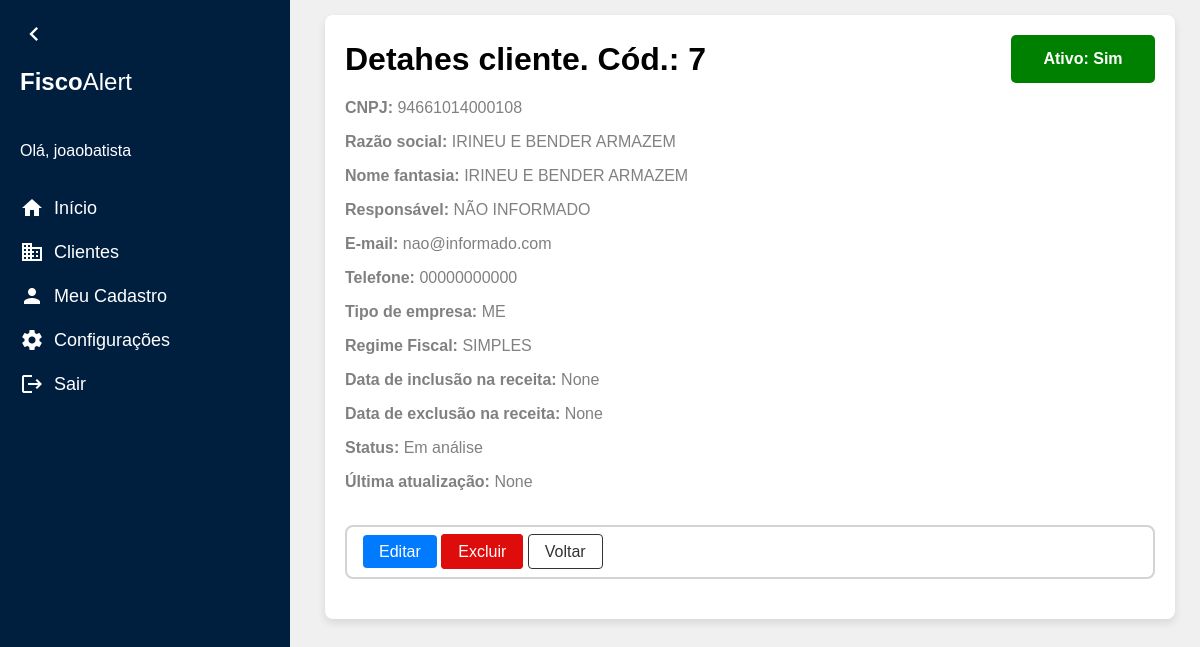
The page /cliente/7/ (signed in) on the database as committed earlier.
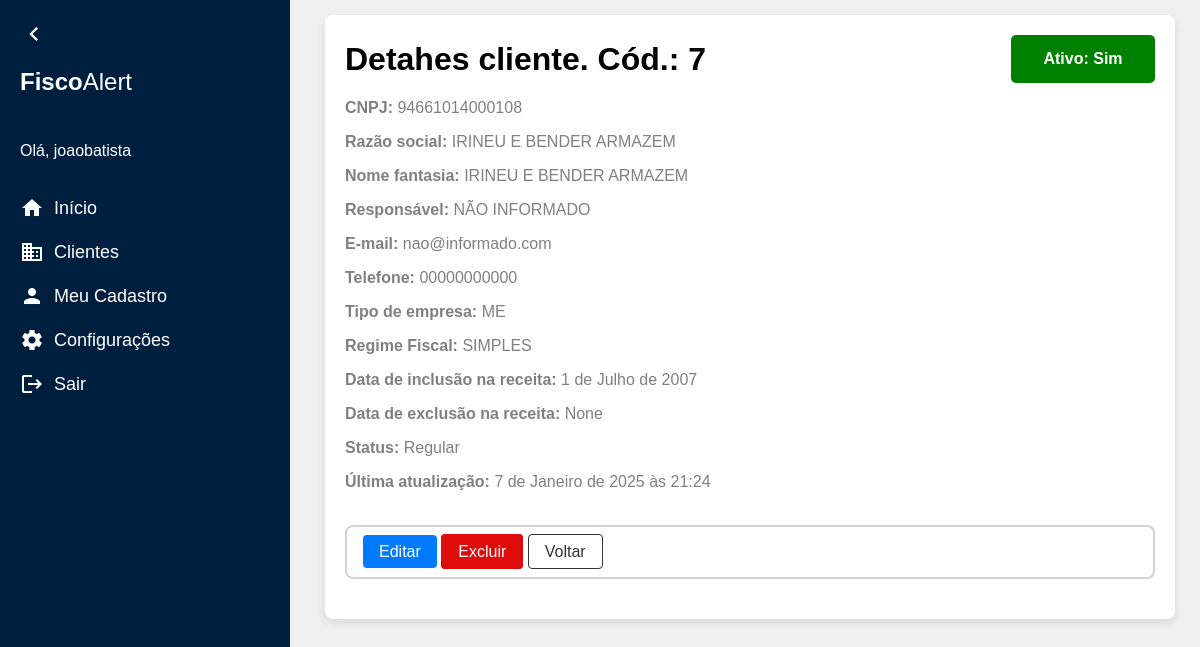
The same page on the database as committed later.
### clientes/models.py (models this page shows, shortened)
class Cliente(models.Model):
    id = models.AutoField(primary_key=True)
    nome_fantasia = models.CharField(max_length=200)
    razao_social = models.CharField(max_length=200)
    cnpj = models.CharField(max_length=14, blank=True, null=True)
    responsavel_tecnico = models.CharField(max_length=50)
    email = models.CharField(max_length=200, blank=True, null=True)
    tipo_empresa = models.ForeignKey(TipoEmpresa, on_delete=models.PROTECT, related_name='tipo_empresa', blank= True, null= True)
    regime_fiscal = models.ForeignKey(RegimeFiscal, on_delete=models.PROTECT, related_name= 'regime_fiscal')
    data_inclusao = models.DateField(blank= True, null= True)
    data_exclusao = models.DateField(blank= True, null= True)
    ultima_atualizacao = models.DateTimeField(blank=True, null=True)
    status = models.CharField(max_length=20, blank= True, null= True)
    telefone = models.CharField(
        max_length=15, blank=True, null=True,
        validators=[
            RegexValidator(
                regex=r'^\d{10,11}$',
                message="O número de telefone deve conter apenas dígitos e ter 10 ou 11 dígitos."
            )
        ]
    )
    ativo = models.BooleanField(default=True)
    escritorio = models.ForeignKey(Escritorio, on_delete=models.PROTECT, related_name='escritorio', blank= True, null= True)

class TipoEmpresa(models.Model):
    id = models.AutoField(primary_key=True)
    nome = models.CharField(max_length=30)
    def __str__(self):
        return self.nome
    class Meta:
        verbose_name = "Tipo Empresa"
        verbose_name_plural = "Tipos Empresa"

class RegimeFiscal(models.Model):
    id = models.AutoField(primary_key=True)
    nome = models.CharField(max_length=30)
    def __str__(self):
        return self.nome
    class Meta:
        verbose_name = "Regime Fiscal"
        verbose_name_plural = "Regimes Fiscais"

### clientes/views.py (the view)
# urls.py: path('cliente/<int:pk>/', ClienteDetailView.as_view(), name = 'cliente_detalhe'),
@method_decorator(login_required, name='dispatch')
class ClienteDetailView(EscritorioRestritoMixin, DetailView):
    model = Cliente
    template_name = 'cliente_detalhe.html'

### clientes/utils.py (called while the page is built)
    def get_queryset(self):
        qs = super().get_queryset()
        escritorio = self.request.user.escritorio
        return qs.filter(escritorio=escritorio)

    def dispatch(self, request, *args, **kwargs):
        if hasattr(self, 'get_object'):
            obj = self.get_object()
            if obj.escritorio != request.user.escritorio:
                raise PermissionDenied("Você não tem permissão para acessar este recurso.")
        return super().dispatch(request, *args, **kwargs)

### configuracoes/context_processors.py (called while the page is built)
def cor_principal(request):
    if request.user.is_authenticated:
        escritorio = request.user.escritorio
        try:
            configuracoes = Configuracoes.objects.get(empresa_config=escritorio)
            cor_principal = configuracoes.cor_principal or "#001f3f"
        except Configuracoes.DoesNotExist:
            cor_principal = "#001f3f"
    else:
        cor_principal = "#001f3f"
    return {
        'cor_principal': cor_principal
    }

### clientes/templates/cliente_detalhe.html (shortened to what this page needs)
{% extends "base.html" %}
{% block content %}
<div class="content">
    <div class="container container-detalhes">
        <div class="detalhes-header">
            <div class="title">Detahes cliente. Cód.: {{ object.id }}</div>
            <div class="{% if object.ativo %}ativo{% else %}inativo{% endif %}">Ativo:
                {% if object.ativo == True %}Sim
                {% else %}Não
                {% endif %}
            </div>
        </div>
        <p><strong>CNPJ: </strong>{{ object.cnpj }}</p>
        <p><strong>Razão social: </strong>{{ object.razao_social }}</p>
        <p><strong>Nome fantasia: </strong>{{ object.nome_fantasia }}</p>
        <p><strong>Responsável: </strong>{{ object.responsavel_tecnico }}</p>
        <p><strong>E-mail: </strong>{{ object.email}}</p>
        <p><strong>Telefone: </strong>{{ object.telefone }}</p>
        <p><strong>Tipo de empresa: </strong>{{ object.tipo_empresa }}</p>
        <p><strong>Regime Fiscal: </strong>{{ object.regime_fiscal }}</p>
        <p><strong>Data de inclusão na receita: </strong>{{ object.data_inclusao }}</p>
        <p><strong>Data de exclusão na receita: </strong>{{ object.data_exclusao }}</p>
        <p><strong>Status: </strong>{{ object.status }}</p>
        <p><strong>Última atualização: </strong>{{ object.ultima_atualizacao }}</p>
        <div class="actions">
            <div class="hub-clientes-detalhe">
                <a href="{% url 'cliente_update' pk=cliente.pk %}" class="botao-primario">Editar</a>
                <a href="{% url 'cliente_delete' pk=cliente.pk %}" class="botao-excluir">Excluir</a>
                <a href="{% url 'clientes' %}" class="botao-secundario">Voltar</a>
            </div>
        </div>
    </div>
</div>
{% endblock %}

Rows that differ between the two databases and show on the page:
changed Cliente "IRINEU E BENDER ARMAZEM": data_inclusao "None" → "1 de Julho de 2007"; status "Em análise" → "Regular"; ultima_atualizacao "None" → "7 de Janeiro de 2025 às 21:24"
